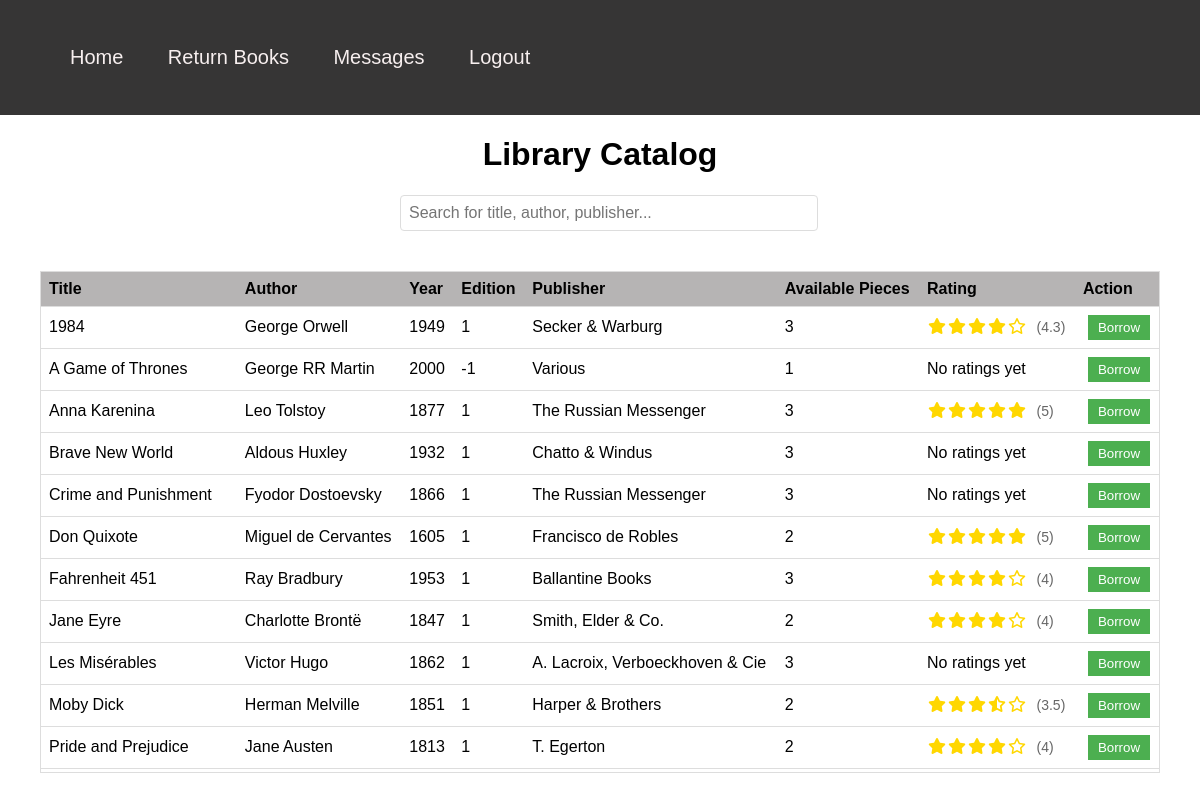
Page /index_user.php (signed in) on the earlier database version.
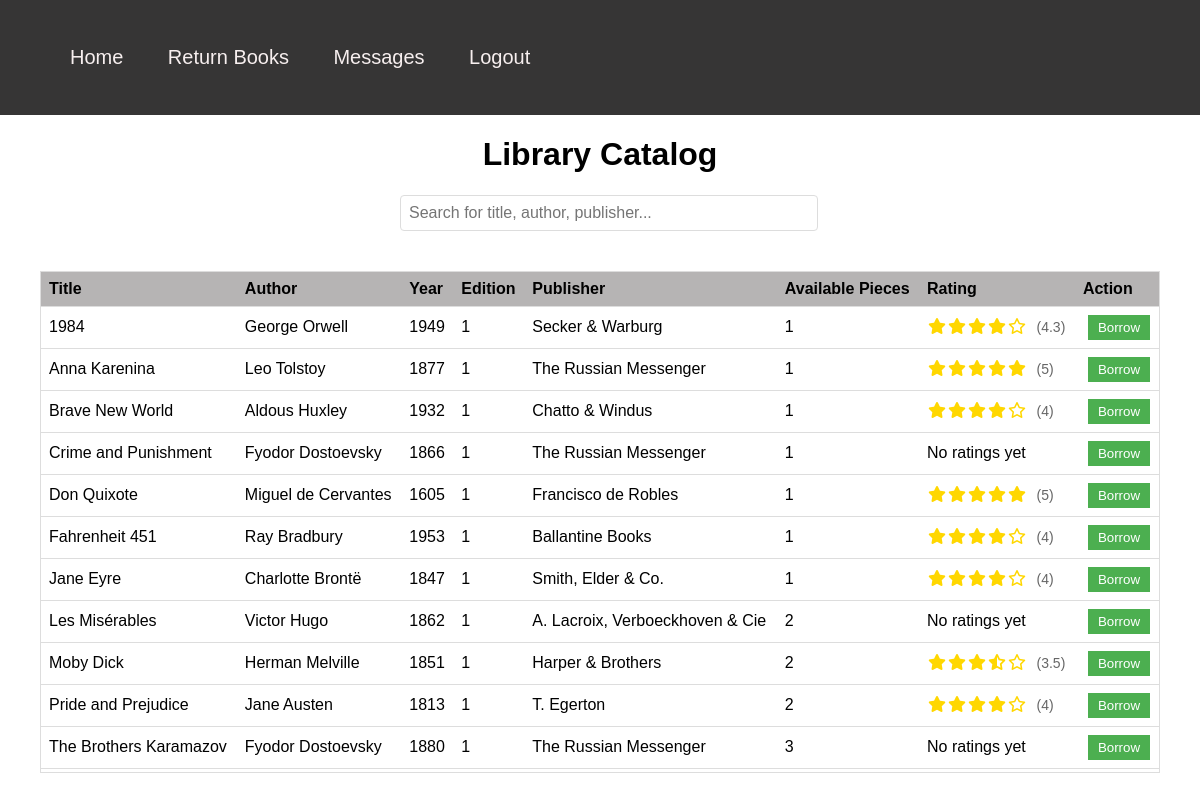
Same page on the later database version.
### tables this page shows
CREATE TABLE `book` (
  `ID` int(11) NOT NULL,
  `Title` varchar(50) NOT NULL,
  `Author` varchar(50) NOT NULL,
  `Year` varchar(50) NOT NULL,
  `Edition` int(11) NOT NULL,
  `Publisher` varchar(50) NOT NULL,
  `Pieces` int(11) NOT NULL,
  `Borrows` int(11) NOT NULL,
  `Rating` varchar(50) NOT NULL
);

### index_user.php (the view, shortened to what this page needs)
<!DOCTYPE html>
<html lang="en">
<head>
    <link rel="stylesheet" href="Manage_Catalog_css.css">
    <link rel="stylesheet" href="https://cdnjs.cloudflare.com/ajax/libs/font-awesome/6.0.0/css/all.min.css">
    <link rel="stylesheet" href="messages.css">
</head>
<body>
    <nav class="navigation">
        <div class="navlist">
            <ul>
                <li class="navelement"><a href="index_user.php" class="navlink">Home</a></li>
                <li class="navelement"><a href="return_user.php" class="navlink">Return Books</a></li>
                <li class="navelement"><a href="messages.php" class="navlink">Messages <span id="unread-badge" class="badge"></span></a></li>
                <li class="navelement logout"><a href="logout.php" class="navlink">Logout</a></li>
            </ul>
        </div>
    </nav>
    <h1 class="header1">Library Catalog</h1>
    <div class="control-container">
        <div class="search-container">
            <input type="text" id="searchInput" placeholder="Search for title, author, publisher..." class="search-input">
        </div>
    </div>
    <?php
    $servername = "localhost";
    $username = "root";
    $password = "";
    $dbname = "library";
    $conn = new mysqli($servername, $username, $password, $dbname);
    $sql = "SELECT * FROM book WHERE Pieces > 0 ORDER BY title";
    $result = $conn->query($sql);
    if ($result->num_rows > 0) {
        echo '<div class="table-container">';
        echo '<table id="tabletest">';
        echo '<thead>';
        echo '<tr>';
        echo '<th onclick="sortTable(0)">Title</th>';
        echo '<th onclick="sortTable(1)">Author</th>';
        echo '<th onclick="sortTable(2)">Year</th>';
        echo '<th onclick="sortTable(3)">Edition</th>';
        echo '<th onclick="sortTable(4)">Publisher</th>';
        echo '<th onclick="sortTable(5)">Available Pieces</th>';
        echo '<th>Rating</th>';
        echo '<th>Action</th>';
        echo '</tr>';
        echo '</thead>';
        echo '<tbody>';
        while($row = $result->fetch_assoc()) {
            echo "<tr>";
            echo "<td>" . $row["Title"] . "</td>";
            echo "<td>" . $row["Author"] . "</td>";
            echo "<td>" . $row["Year"] . "</td>";
            echo "<td>" . $row["Edition"] . "</td>";
            echo "<td>" . $row["Publisher"] . "</td>";
            echo "<td>" . $row["Pieces"] . "</td>";
            echo "<td>";
            if ($row["Rating"]) {
                $rating = round($row["Rating"], 1);
                echo "<div class='static-rating'>";
                for ($i = 1; $i <= floor($rating); $i++) {
                    echo "<i class='fas fa-star'></i>";
                }
                if ($rating - floor($rating) >= 0.3) {
                    echo "<i class='fas fa-star-half-alt'></i>";
                }
                $remainingStars = 5 - ceil($rating);
                if ($rating - floor($rating) < 0.3) {
                    $remainingStars = 5 - floor($rating);
                }
                for ($i = 0; $i < $remainingStars; $i++) {
                    echo "<i class='far fa-star'></i>";
                }
                echo " <span class='rating-number'>(" . $rating . ")</span>";
                echo "</div>";
            } else {
                echo "No ratings yet";
            }
            echo "</td>";
            echo "<td>";
            if ($row["Pieces"] > 0) {
                echo "<form method='POST' style='display: inline;'>";
                echo "<input type='submit' name='borrow' value='Borrow' class='borrow-btn'>";
                echo "</form>";
            } else {
                echo "Not Available";
            }
            echo "</td>";
            echo "</tr>";
        }
    }
    ?>
</body>
</html>

Differences in the rows shown:
no longer on this page (row edited): book: Title "A Game of Thrones", Author "George RR Martin", Year "2000", Edition "-1", Publisher "Various", Pieces "1", Rating "No ratings yet"
changed book "George Orwell": Pieces "3" → "1"
changed book "Anna Karenina": Pieces "3" → "1"
changed book "Brave New World": Pieces "3" → "1"; Rating (not shown) → "4"; Rating "No ratings yet" → "( )"
changed book "Crime and Punishment": Pieces "3" → "1"
changed book "Don Quixote": Pieces "2" → "1"
changed book "Fahrenheit 451": Pieces "3" → "1"
changed book "Jane Eyre": Pieces "2" → "1"
changed book "Les Misérables": Pieces "3" → "2"
now on this page (row edited): book: Title "The Brothers Karamazov", Author "Fyodor Dostoevsky", Year "1880", Edition "1", Publisher "The Russian Messenger", Pieces "3", Rating "No ratings yet"
